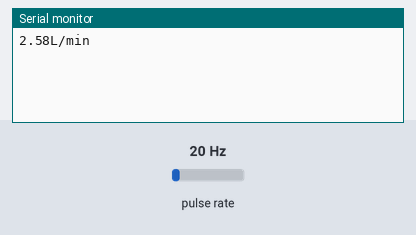
Simulated run of this sketch. Board: Arduino Uno, built with avr-gcc and run on an emulated ATmega328P. Parts: the last lines printed to the serial monitor. Wiring (inferred from the names in the program): pulse sensor: data pin 2. The test bench sets the inputs (shaded band); at power-on: pulse rate 20 Hz.

Above: at 1.2 s.
1.3 s: pulse rate (sensor on pin 2) set to 4 Hz
At 2.6 s:
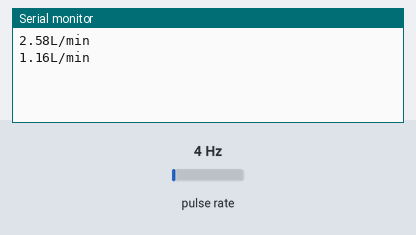
2.8 s: pulse rate (sensor on pin 2) set to 50 Hz
At 3.5 s:
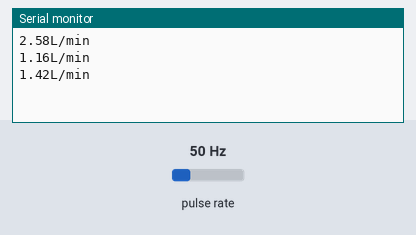
Timing chart, 0 to 5.8 s (numbered marks = the images above; inputs shaded):
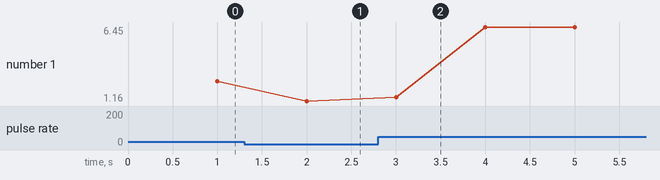

The sketch:

Flow_Sensor.ino
```cpp
int flowPin = 2;
double flowRate;
volatile int count;

void setup() {
  pinMode(flowPin, INPUT);
  attachInterrupt(0, Flow, RISING);
  Serial.begin(9600);
}
void loop() {
  count = 0;
  interrupts();
  delay (1000);
  noInterrupts();
  flowRate = (count / 7.75);
  Serial.println(String(flowRate)+"L/min");

}

void Flow()
{
   count++;
}
```

Measured:
- after the input at 1.3 s, the serial monitor: prints a new line after 0.70 s (image 1)
- after the input at 2.8 s, the serial monitor: prints a new line after 0.20 s (image 2)
- plotted number 1: 2.58 → 1.16 after the input at 1.3 s, 1.16 → 6.45 after the input at 2.8 s
